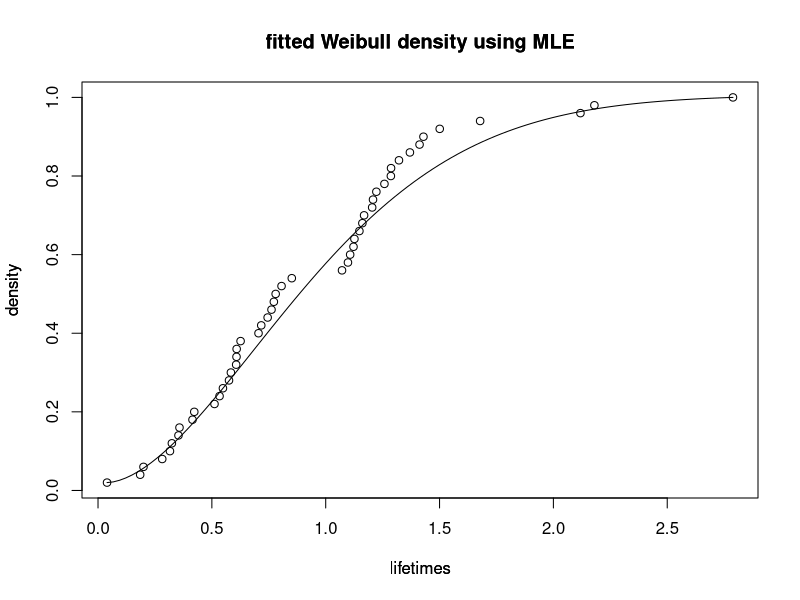

Recreate this plot in R.
set.seed(1234)

alpha = 1.5   # shape
beta = 1    # scale	

n = 50
t=rweibull(n, alpha, beta)
y=sort(t, decreasing = FALSE)
l<-length(y)
k=head(y,35)
m<-length(k)
tk<-k[35]

vec<-k
weibull_loglik=function(parm){
n<-length(vec)
gamma<-parm[1]
lambda<-parm[2]
lik<-(-exp(-gamma*tk/lambda))^(l-m)*prod((-exp(-gamma*vec/lambda)*gamma*(vec/lambda)^(gamma-1))/lambda)
loglik<-log(lik)
return(-loglik)
}
y.mle<-nlm(weibull_loglik,parm<-c(0.1,0.1))
y.mle
#cdf plots fitted weibull model
l<-c(0.,0.061,0.122,0.183,0.244,0.305,0.366,0.427,0.488,0.549,0.61,0.671,0.732,0.793,0.854,0.915,0.976,1.037,1.098,1.159,1.22,1.281,1.342,1.403,1.464,1.525,1.586,1.647,1.708,1.769,1.83,1.891,1.952,2.013,2.074,2.135,2.196,2.257,2.318,2.379,2.44,2.501,2.562,2.623,2.684,2.745,2.806,2.867,2.928,2.989)
p<-c(1/50,1/25,3/50,2/25,1/10,3/25,7/50,4/25,9/50,1/5,11/50,6/25,13/50,7/25,3/10,8/25,17/50,9/25,19/50,2/5,21/50,11/25,23/50,12/25,1/2,13/25,27/50,14/25,29/50,3/5,31/50,16/25,33/50,17/25,7/10,18/25,37/50,19/25,39/50,4/5,41/50,21/25,43/50,22/25,9/10,23/25,47/50,24/25,49/50,1)
plot(y,p, xlab = "lifetimes", 
      ylab = "density", main = "fitted Weibull density using MLE",)
par(new=TRUE)
plot(function(vec) pweibull(vec, shape = 1/y.mle$estimate[1], 
      scale = y.mle$estimate[2]), 0, 3, xlab = "lifetimes", 
      ylab = "density", main = "fitted Weibull density using MLE",axes=FALSE)

